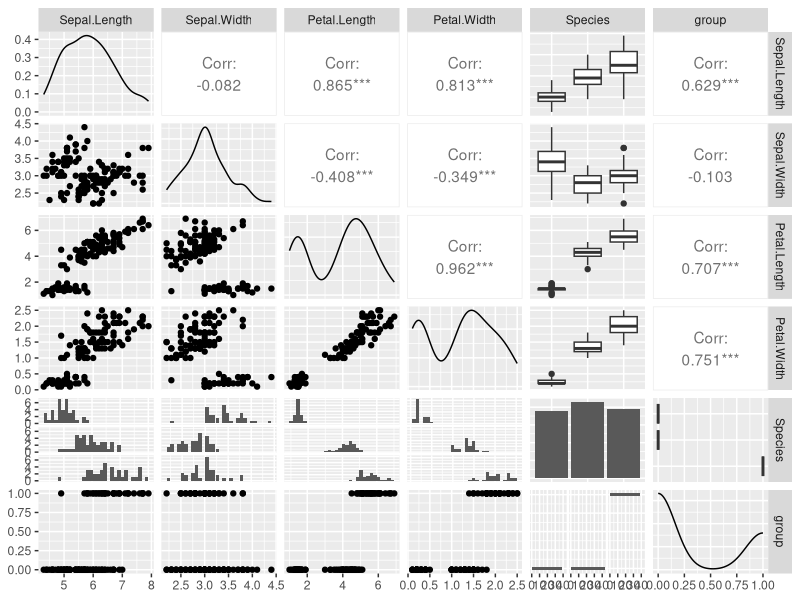
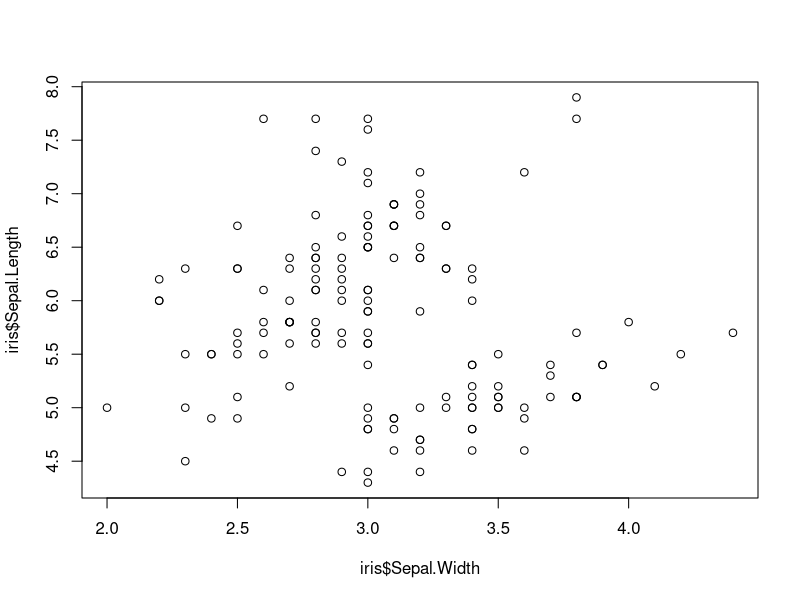
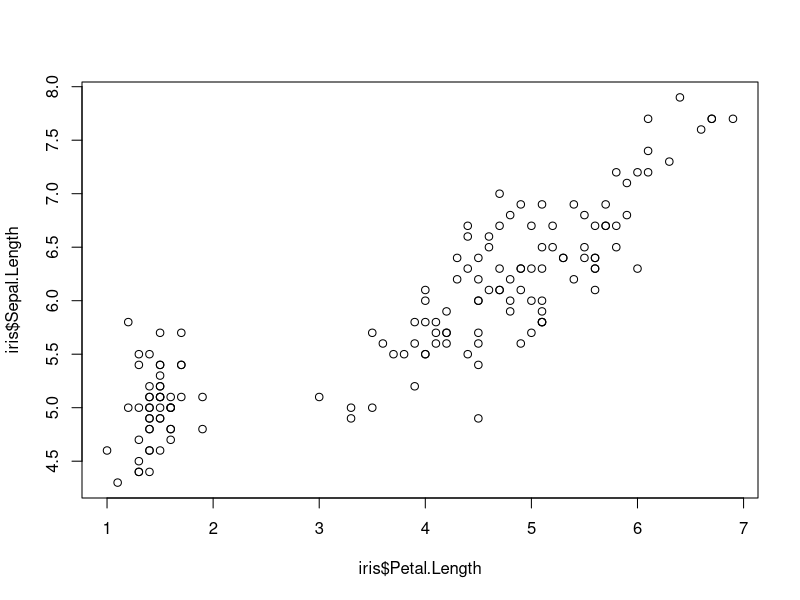
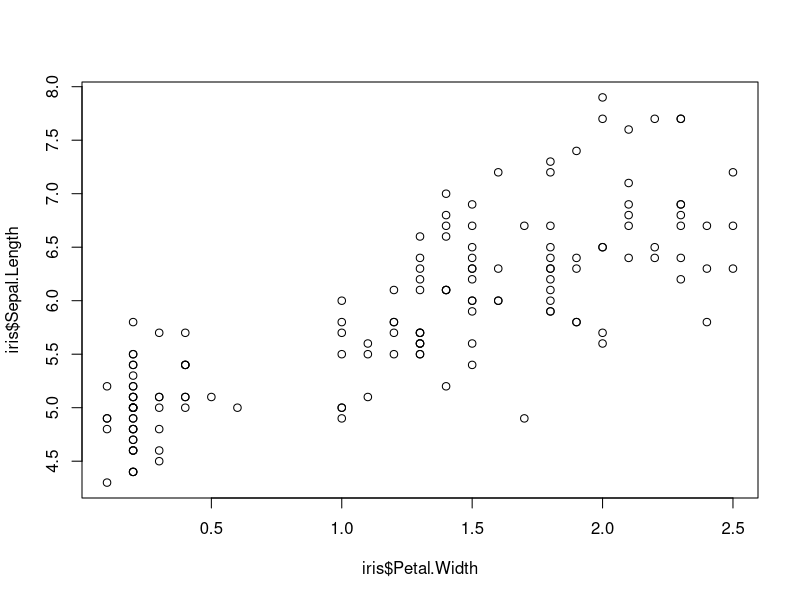

These figures' R source, in order:
####################################
############Hult International Business School 
############Karley Webster
############ MSBAN Homework 2
############ 11/02/2021
###################################

###############
####Exercise 3
##############

#combining the dataset and changing the data to binomials 
print(iris)
sapply(iris, function(x) sum(is.na(x)))
iris$group <- ifelse(iris$Species == "virginica", 1, 0)
is.numeric(iris$group)

#train the model 
train_index <- sample(1:nrow(iris), size=0.8*nrow(iris))
iris_train <- iris[train_index,]
iris_test <- iris[-train_index,]

#import libraries
library(ggplot2)
library(GGally)
#use ggpairs to identify how the variables are related to each other 
ggpairs(iris_train)

#create a logistic regression 
iris_logit <- glm(group~Sepal.Length+Sepal.Width+Petal.Width+ 
                         Petal.Length, data=iris_train, family = "binomial")
summary(iris_logit)


#predict a plant 
plant1 <- data.frame(
  Sepal.Length = 9,
  Sepal.Width= 5,
  Petal.Length = 5,
  Petal.Width = 2
)

predict(iris_logit, plant1, type = "response")


###############
####Exercise 4
##############

#install.packages("rpart")
library(rpart)
#print the dataset 
print(kyphosis)
#create a new category- to change Kyphosis into binomals (don't write over original dataset, hence the new column)
kyphosis$Status <- ifelse(kyphosis$Kyphosis == "present", 1, 0)
#check to ensure the new status is numeric 
is.numeric(kyphosis$Status)

#train the model 
train_index_kyphosis <- sample(1:nrow(kyphosis), size=0.8*nrow(kyphosis))
kyphosis_train <- kyphosis[train_index_kyphosis,]
kyphosis_test <- kyphosis[-train_index_kyphosis,]

#create a logistic regression 
kyphosis_logit <- glm(Status~Age+Number+Start, data=kyphosis_train, family = "binomial")
summary(kyphosis_logit)

#predict a presence of kyphosis
kyphosis1 <- data.frame(
  Age = 50,
  Number= 5,
  Start = 10
)

predict(kyphosis_logit, kyphosis1, type = "response")

###############
####Exercise 5
##############

#exercise 1
#create a linear regression for sepal length and sepal width
iris_linear_sepal_width <- lm(Sepal.Length~Sepal.Width, data = iris_train)
summary(iris_linear_sepal_width)

#create a linear regression for sepal length and petal length
iris_linear_petal_length <- lm(Sepal.Length~Petal.Length, data = iris_train)
summary(iris_linear_petal_length)

#create a linear regression for sepal length and petal width
iris_linear_petal_width <- lm(Sepal.Length~Petal.Width, data = iris_train)
summary(iris_linear_petal_width)

library(ggplot2)
plot(x=iris$Sepal.Width, y=iris$Sepal.Length,type="p")
plot(x=iris$Petal.Length, y=iris$Sepal.Length,type="p")
plot(x=iris$Petal.Width, y=iris$Sepal.Length,type="p")

#running a Breush Pagan Test
#install.packages("lmtest")
library(lmtest)

#conducting a Breusch-Pagan Test to determine if 
#heteroscedasticity is present in a regression analysis
bptest(iris_linear_petal_length)
bptest(iris_linear_petal_width)
bptest(iris_linear_sepal_width)







